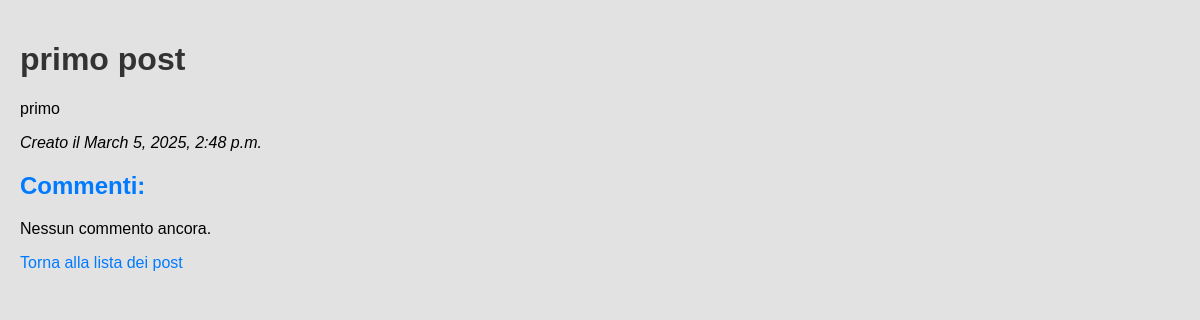
Screenshot of /post/15/ with the database file from the repository.
### blog/models.py (models this page shows)
class Post(models.Model):
    title = models.CharField(max_length=200)
    body = models.TextField()
    created_at = models.DateTimeField(auto_now_add=True)

### blog/views.py (the view)
# urls.py: path('post/<int:post_id>/', post_detail, name='post_detail'),  # Dettagli del post
def post_detail(request, post_id):
    post = get_object_or_404(Post, id=post_id)
    return render(request, 'blog/post_detail.html', {'post': post})

### blog/templates/blog/post_detail.html (shortened to what this page needs)
<!DOCTYPE html>
<html lang="it">
<head>
    {% load static %}
    <link rel="stylesheet" type="text/css" href="{% static 'blog/styles.css' %}">
</head>
<body>
    <h1>{{ post.title }}</h1>
    <p>{{ post.body }}</p>
    <p><em>Creato il {{ post.created_at }}</em></p>
    <h2>Commenti:</h2>
    {% if comments %}
        <ul>
            {% for comment in comments %}
                <li>
                    <strong>{{ comment.author }}</strong> ({{ comment.created_on }}):
                    <p>{{ comment.body }}</p>
                </li>
            {% endfor %}
        </ul>
    {% else %}
        <p>Nessun commento ancora.</p>
    {% endif %}
    <a href="{% url 'post_list' %}">Torna alla lista dei post</a>
</body>
</html>

### blog/static/blog/styles.css (style rules this page uses)
body { font-family: Arial, sans-serif; margin: 0; padding: 20px; background-color: #f4f4f4; transition: background-color 0.3s ease; }
h1 { color: #333; transition: color 0.3s ease; }
h2 { color: #007BFF; transition: color 0.3s ease; }
a { text-decoration: none; color: #007BFF; transition: color 0.3s ease; }

### rows the page displays
Post: title "primo post", body "primo", created_at "March 5, 2025, 2:48 p.m."
